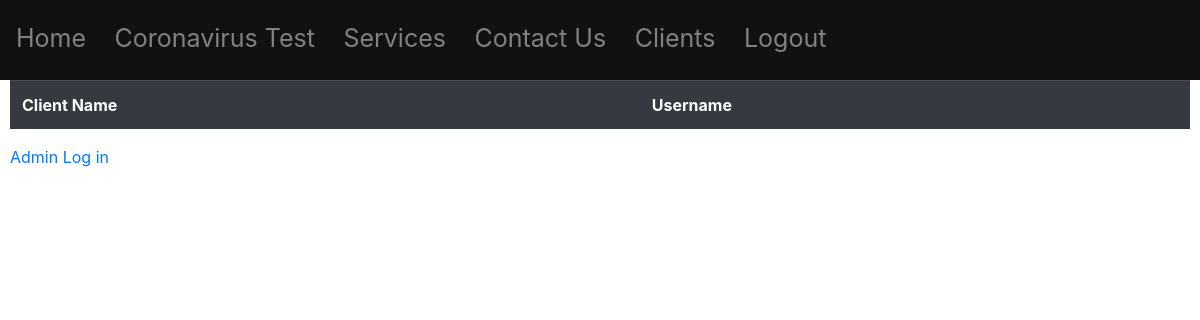
Page /clients/ (signed in) on the earlier database version.
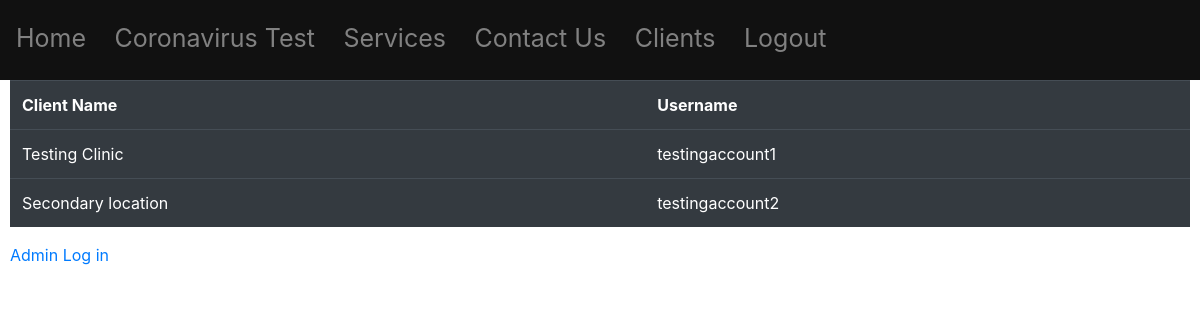
Same page on the later database version.
### main/models.py (models this page shows, shortened)
class Client(models.Model):
	fromUser = models.ForeignKey(User,on_delete=models.CASCADE)
	name = models.CharField(max_length=200)

### main/views.py (the view)
# urls.py: path("clients/", views.displayClients, name ="displayClients"),
def displayClients(response):
	if response.user.is_staff==False:
		return(response,"/")
	ls = Client.objects.all()
	return render(response, "main/displayClients.html",{'ls':ls})

### main/templates/main/displayClients.html (shortened to what this page needs)
{% extends 'main/base.html' %}
{% block content%}
<div>
	<table class="table table-dark">
	<tr>
		<th scope="col">Client Name</th>
		<th scope="col">Username</th>
	</tr>
		{% for each in ls%}
			<tr>
				<td>{{each.name}}</td>
				<td>{{each.fromUser}}</td>
			</tr>
		{%endfor%}
	</table>
</div>
<a href="/admin">Admin Log in</a>
{%endblock%}

### main/templates/main/base.html (shortened to what this page needs)
<!DOCTYPE html>
<html>
<head>
<link rel="stylesheet" href="https://stackpath.bootstrapcdn.com/bootstrap/4.3.1/css/bootstrap.min.css">
</head>
<body>
	<div class="topnav">
		<a href="/">Home</a>
		<a href="/corona">Coronavirus Test</a>
		<a href="/services">Services</a>
		<a href="/contact">Contact Us</a>
		{% if user.is_staff%}
		<a href="/clients">Clients</a>
		<a href="/logout">Logout</a>
		{%elif user.is_authenticated %}
		<a href="/employees">Employees</a>
		<a href="/logout">Logout</a>
		{%else%}
			<a href="/login">Login</a>
		{%endif%}
	</div>
	<div class="main">
		{% block content %}
		{% endblock %}
	</div>
</body>
</html>

### main/templates/main/base.html (style rules this page uses)
.topnav { height:80px; width:100%; position: fixed; z-index:1; top:0; left:0; background-color:#111; overflow-x: :hidden; padding-top:20px; }
.topnav a { float: center; padding:6px 8px 6px 16px; text-decoration: none; font-size:25px; color: #818181; }
.main { margin-top: 80px; padding: 0px 10px; }

Differences in the rows shown:
added Client: name "Testing Clinic", fromUser "testingaccount1"
added Client: name "Secondary location", fromUser "testingaccount2"
